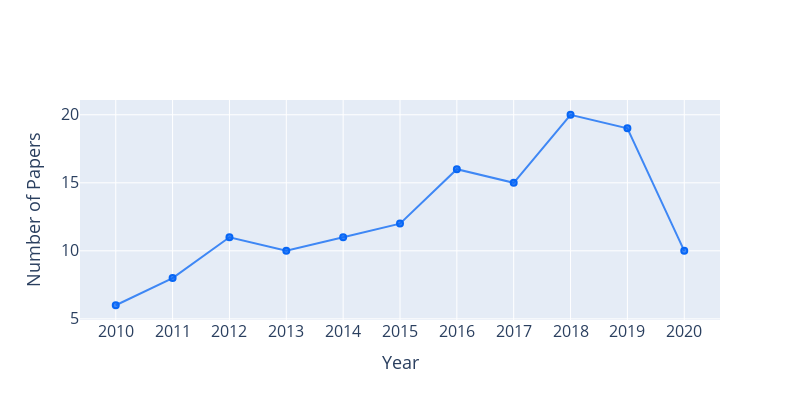

The notebook cell this image was saved under:
### Code cell
fig_path = os.path.join(path_root,'data','survey-data', 'years.pdf')
data = pd.DataFrame()
val_list =years_df['Years']
val_count = years_df['# papers']

fig = go.Figure()
fig.add_trace(go.Scatter(x=val_list,
                y=val_count,
                orientation ='v',
                marker=dict(
                color='rgba(7, 102, 245, 0.75)',
                line=dict(color='rgba(7, 102, 245, 1.0)', width=2),
                )
                ))

fig.update_layout(
#     title='Challenges in Multi-language Systems',
    autosize=False,
    width=800,
    height=400,
    xaxis=dict(
        title='Year',
        titlefont_size=18,
        tickfont_size=16,
        tick0 = 2010,
        dtick = 1
    ),
    yaxis=dict(
        title='Number of Papers',
        titlefont_size=18,
        tickfont_size=16,
    )
)
fig.show()
fig.write_image(fig_path)

### Figure 1 — Plotly figure (JSON) as saved in the notebook; plotly's stock layout.template omitted (floating-point values rounded to 4 significant figures)
{"data": [{"marker": {"color": "rgba(7, 102, 245, 0.75)", "line": {"color": "rgba(7, 102, 245, 1.0)", "width": 2}}, "orientation": "v", "type": "scatter", "x": [2010, 2011, 2012, 2013, 2014, 2015, 2016, 2017, 2018, 2019, 2020], "y": [6, 8, 11, 10, 11, 12, 16, 15, 20, 19, 10]}], "layout": {"autosize": false, "height": 400, "width": 800, "xaxis": {"dtick": 1, "tick0": 2010, "tickfont": {"size": 16}, "title": {"font": {"size": 18}, "text": "Year"}}, "yaxis": {"tickfont": {"size": 16}, "title": {"font": {"size": 18}, "text": "Number of Papers"}}}}
